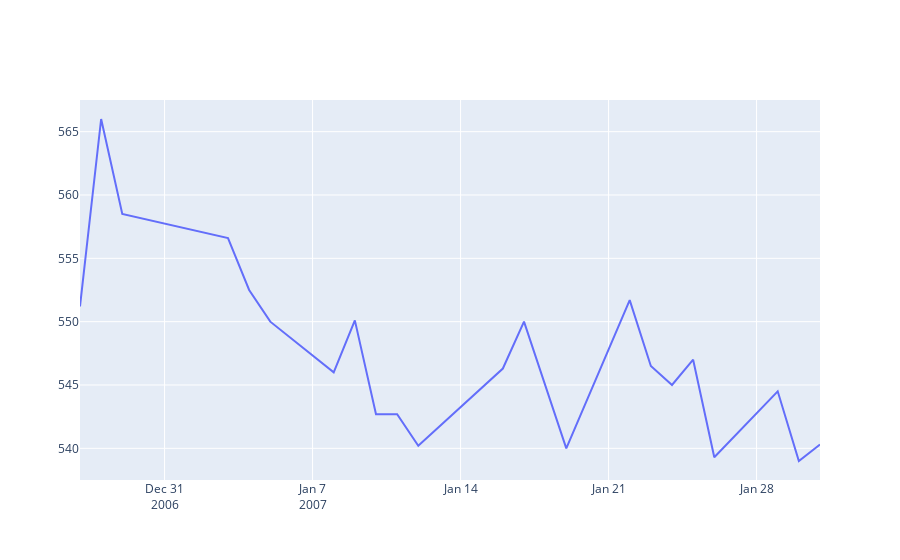

Source (notebook cell):
### Markdown cell above
And then let's plot the data.

### Code cell
selected_date = selected_citigroup.index
selected_open_price = selected_citigroup['Open']
go.Figure(data = [go.Scatter(x = selected_date, y = selected_open_price)])
# citigroup_stock.index

### Figure 1 — Plotly figure (JSON) as saved in the notebook; plotly's stock layout.template omitted (floating-point values rounded to 4 significant figures)
{"data": [{"type": "scatter", "x": ["2006-12-27T00:00:00", "2006-12-28T00:00:00", "2006-12-29T00:00:00", "2007-01-03T00:00:00", "2007-01-04T00:00:00", "2007-01-05T00:00:00", "2007-01-08T00:00:00", "2007-01-09T00:00:00", "2007-01-10T00:00:00", "2007-01-11T00:00:00", "2007-01-12T00:00:00", "2007-01-16T00:00:00", "2007-01-17T00:00:00", "2007-01-18T00:00:00", "2007-01-19T00:00:00", "2007-01-22T00:00:00", "2007-01-23T00:00:00", "2007-01-24T00:00:00", "2007-01-25T00:00:00", "2007-01-26T00:00:00", "2007-01-29T00:00:00", "2007-01-30T00:00:00", "2007-01-31T00:00:00"], "y": [551.2, 566, 558.5, 556.6, 552.5, 550, 546, 550.1, 542.7, 542.7, 540.2, 546.3, 550, 545, 540, 551.7, 546.5, 545, 547, 539.3, 544.5, 539, 540.3]}], "layout": {"autosize": true, "xaxis": {"autorange": true, "range": ["2006-12-27", "2007-01-31"], "type": "date"}, "yaxis": {"autorange": true, "range": [537.5, 567.5], "type": "linear"}}}
